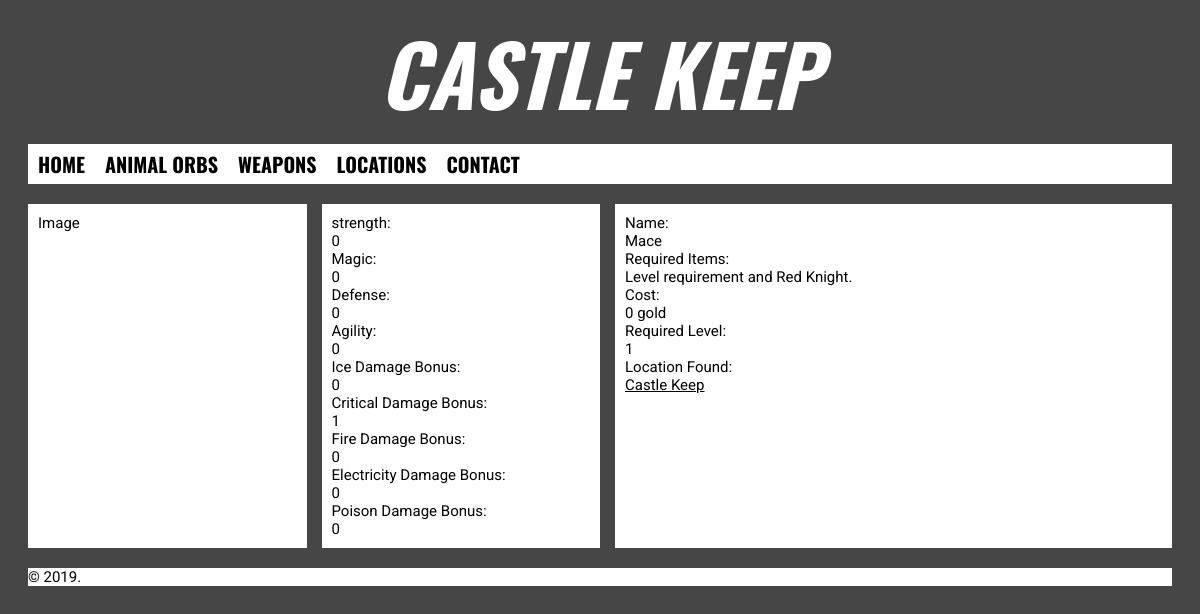
The app's page /weapon/2 with its own data.
### app/models.py (models this page shows)
class Weapon(db.Model):
    __tablename__ = 'Weapon'
    id = db.Column(db.Integer, primary_key=True, nullable=False)
    name = db.Column(db.String(100), nullable=False)
    locationid = db.Column(db.Integer, db.ForeignKey('Location.id'), nullable=False)
    reqItem = db.Column(db.String(2000))
    reqLevel = db.Column(db.Integer, nullable=False)
    mode = db.Column(db.String(10), nullable=False)
    strength = db.Column(db.Integer)
    magic = db.Column(db.Integer)
    defense = db.Column(db.Integer)
    agility = db.Column(db.Integer)
    iceSpecial = db.Column(db.Integer)
    critSpecial = db.Column(db.Integer)
    fireSpecial = db.Column(db.Integer)
    elecSpecial = db.Column(db.Integer)
    poiSpecial = db.Column(db.Integer)
    cost = db.Column(db.Integer)

class Location(db.Model):
    __tablename__ = 'Location'
    id = db.Column(db.Integer, primary_key=True, nullable=False)
    name = db.Column(db.String(100), nullable=False)
    description = db.Column(db.String(2000))
    chapter = db.Column(db.Integer, nullable=False)
    localeType = db.Column(db.String(10))
    orbs = db.relationship('Orb')
    weaponLoc = db.relationship('Weapon', backref = 'locale')

### app/routes.py (the view)
@app.route('/weapon/<id>')
def weapon_details(id):
    weapon = Weapon.query.filter_by(id = id).first()
    location = Location.query.filter_by(id = id).first()
    return render_template('weapon_details.html', page_title="Weapon Details", weapon=weapon, location=location)

### app/templates/weapon_details.html
{% extends 'layout.html' %}
{% block content %}
<div class = "grid-containerOW">
  <div><p>Image</p></div>
  <div class = "textBox">
    <p>
      strength: <br> {{weapon.strength}}
      <br>
      Magic: <br> {{weapon.magic}}
      <br>
      Defense: <br> {{weapon.defense}}
      <br>
      Agility: <br> {{weapon.agility}}
      <br>
      Ice Damage Bonus: <br> {{weapon.iceSpecial}}
      <br>
      Critical Damage Bonus: <br> {{weapon.critSpecial}}
      <br>
      Fire Damage Bonus: <br> {{weapon.fireSpecial}}
      <br>
      Electricity Damage Bonus: <br> {{weapon.elecSpecial}}
      <br>
      Poison Damage Bonus: <br> {{weapon.poiSpecial}}
      <br>
    </p>
  </div>
  <div class = "textBox">
    <p>
      Name: <br> {{weapon.name}}
      <br>
      Required Items: <br> {{weapon.reqItem}}
      <br>
      Cost: <br> {{weapon.cost}} gold
      <br>
      Required Level: <br> {{weapon.reqLevel}}
      <br>
      Location Found: <br> <a href="../location/{{weapon.locationid}}">{{location.name}}</a>
      <br>
    </p>
  </div>
</div>
{% endblock %}

### app/static/stylesheets/style.css (style rules this page uses)
html { background-color: #464646; color: #000000; font-family: 'Roboto', sans-serif; font-size: 15px; text-align: justify; }
.textBox, footer, h2 { margin-top: 0px; margin-bottom: 0px; }
a:link { color: #000000; }
a { margin: 0; }
.grid-containerMain, .grid-containerSecond, .grid-containerOW { display: grid; grid-gap: 15px; margin: 0 20px 20px 20px; }
.grid-containerOW { grid-template-columns: 1fr 1fr 2fr; }
.grid-containerOW > div { background-color: #FFFFFF; width: inherit; height: auto; }
.grid-containerOW > div > p { margin: 10px; }

### records on screen
Weapon: strength "0", magic "0", defense "0", agility "0", iceSpecial "0", critSpecial "1", fireSpecial "0", elecSpecial "0", poiSpecial "0", name "Mace", reqItem "Level requirement and Red Knight.", cost "0", reqLevel "1"
Location: name "Castle Keep"
